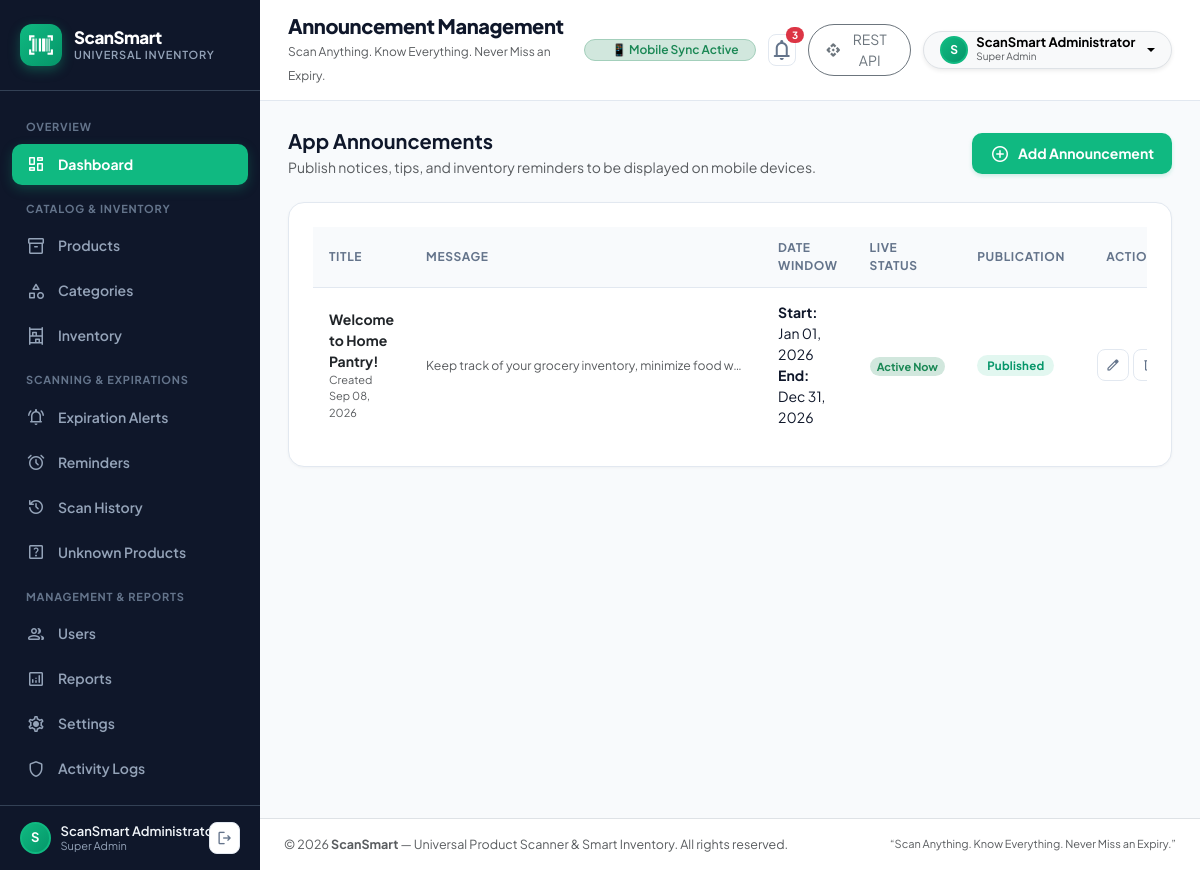
The app's page /announcements/index.php (signed in) with its own data.
### tables this page shows
CREATE TABLE IF NOT EXISTS `announcements` (
    `id` INT AUTO_INCREMENT PRIMARY KEY,
    `title` VARCHAR(200) NOT NULL,
    `message` TEXT NOT NULL,
    `image_url` VARCHAR(500) NULL,
    `status` ENUM('published', 'draft', 'archived') NOT NULL DEFAULT 'published',
    `start_date` DATE NOT NULL,
    `end_date` DATE NOT NULL,
    `created_at` TIMESTAMP DEFAULT CURRENT_TIMESTAMP,
    `updated_at` TIMESTAMP DEFAULT CURRENT_TIMESTAMP ON UPDATE CURRENT_TIMESTAMP
);

### includes/functions.php (called while the page is built, shortened)
<?php
function e(?string $value): string {
    return htmlspecialchars((string)($value ?? ''), ENT_QUOTES | ENT_SUBSTITUTE, 'UTF-8');
}
function base_url(string $path = ''): string {
    static $base = null;
    if ($base === null) {
        $scriptName = str_replace('\\', '/', $_SERVER['SCRIPT_NAME'] ?? '');
        if (preg_match('#^(.*?/admin)(?:/|$)#i', $scriptName, $matches)) {
            $base = $matches[1];
        } elseif (str_contains($scriptName, '/leftover-food/')) {
            $base = '/leftover-food/admin';
        } elseif (str_contains($scriptName, '/leftover/')) {
            $base = '/leftover/admin';
        } elseif (str_contains($scriptName, '/scansmart/')) {
            $base = '/scansmart/admin';
        } elseif (str_contains($scriptName, '/grocery_admin/')) {
            $base = '/grocery_admin';
        } elseif (str_contains($scriptName, '/backend/')) {
            $base = '/backend';
        } else {
            $base = '';
        }
    }
    $cleanPath = ltrim($path, '/');
    return $base . ($cleanPath !== '' ? '/' . $cleanPath : '');
}
function format_date(?string $dateStr, string $format = 'M d, Y'): string {
    try {
        $dt = new DateTime($dateStr);
        return $dt->format($format);
    } catch (Exception) {
        return $dateStr;
    }
}

### announcements/index.php (the view, shortened to what this page needs)
<?php
require_once __DIR__ . '/../includes/functions.php';
$db = Database::getConnection();
$stmt = $db->query('
    SELECT * FROM announcements
    ORDER BY id DESC
');
$announcements = $stmt->fetchAll();
$today = date('Y-m-d');
require_once __DIR__ . '/../includes/header.php';
?>
<div class="d-flex flex-column flex-md-row align-items-md-center justify-content-between gap-3 mb-4">
  <div>
    <h2 class="fw-bold mb-1" style="font-size: 20px;">App Announcements</h2>
    <p class="text-muted small mb-0">Publish notices, tips, and inventory reminders to be displayed on mobile devices.</p>
  </div>
  <a href="<?= base_url('announcements/create.php') ?>" class="btn btn-primary-custom align-self-start align-self-md-center">
    <span class="material-symbols-rounded fs-5">add_circle</span>
    <span>Add Announcement</span>
  </a>
</div>
<div class="card-box">
  <?php if (empty($announcements)): ?>
    <div class="empty-state py-5">
      <div class="empty-icon"><span class="material-symbols-rounded">campaign</span></div>
      <div class="empty-title">No data available.</div>
      <p class="empty-text">No announcements have been created yet. Announcements scheduled here can be fetched via API by the Flutter app.</p>
      <a href="<?= base_url('announcements/create.php') ?>" class="btn btn-primary-custom">Add First Announcement</a>
    </div>
  <?php else: ?>
    <div class="table-responsive">
      <table class="custom-table">
        <thead>
          <tr>
            <th>Title</th>
            <th>Message</th>
            <th>Date Window</th>
            <th>Live Status</th>
            <th>Publication</th>
            <th class="text-end" style="width: 120px;">Actions</th>
          </tr>
        </thead>
        <tbody>
          <?php foreach ($announcements as $a):
            $isActive = ($a['status'] === 'published' && $today >= $a['start_date'] && $today <= $a['end_date']);
            $isScheduled = ($a['status'] === 'published' && $today < $a['start_date']);
          ?>
            <tr>
              <td>
                <div class="fw-bold text-dark"><?= e($a['title']) ?></div>
                <div class="text-muted" style="font-size: 11px;">Created <?= format_date($a['created_at']) ?></div>
              </td>
              <td>
                <div class="text-muted small" style="max-width: 320px; overflow: hidden; text-overflow: ellipsis; white-space: nowrap;">
                  <?= e($a['message']) ?>
                </div>
              </td>
              <td class="small">
                <div><strong>Start:</strong> <?= format_date($a['start_date']) ?></div>
                <div><strong>End:</strong> <?= format_date($a['end_date']) ?></div>
              </td>
              <td>
                <?php if ($isActive): ?>
                  <span class="badge bg-success-subtle text-success px-2.5 py-1 rounded-pill fw-bold" style="font-size: 11px;">
                    Active Now
                  </span>
                <?php elseif ($isScheduled): ?>
                  <span class="badge bg-info-subtle text-info px-2.5 py-1 rounded-pill fw-bold" style="font-size: 11px;">
                    Scheduled
                  </span>
                <?php else: ?>
                  <span class="badge bg-secondary-subtle text-muted px-2.5 py-1 rounded-pill fw-bold" style="font-size: 11px;">
                    Expired
                  </span>
                <?php endif; ?>
              </td>
              <td>
                <span class="badge-status <?= e($a['status']) ?>">
                  <?= ucfirst(e($a['status'])) ?>
                </span>
              </td>
              <td class="text-end">
                <div class="d-inline-flex gap-1">
                  <a href="<?= base_url('announcements/edit.php?id=' . $a['id']) ?>" class="btn-action-icon" title="Edit Announcement">
                    <span class="material-symbols-rounded" style="font-size: 16px;">edit</span>
                  </a>
                  <form method="POST" action="<?= base_url('announcements/delete.php') ?>" onsubmit="return confirmDelete('Delete announcement \'<?= e(addslashes($a['title'])) ?>\'?');" class="d-inline">
                    <button type="submit" class="btn-action-icon danger" title="Delete Announcement">
                      <span class="material-symbols-rounded" style="font-size: 16px;">delete</span>
                    </button>
                  </form>
                </div>
              </td>
            </tr>
          <?php endforeach; ?>
        </tbody>
      </table>
    </div>
  <?php endif; ?>
</div>
<?php require_once __DIR__ . '/../includes/footer.php'; ?>

### assets/css/admin.css (style rules this page uses)
:root { --primary: #10B981; --primary-dark: #059669; --primary-light: #D1FAE5; --primary-subtle: rgba(16, 185, 129, 0.12); --dark-sidebar: #0F172A; --dark-sidebar-hover: #1E293B; --dark-sidebar-border: #334155; --bg-page: #F8FAFC; --bg-card: #FFFFFF; --text-main: #0F172A; --text-muted: #64748B; --border-color: #E2E8F0; --danger: #EF4444; --danger-light: #FEE2E2; --warning: #F59E0B; --warning-light: #FEF3C7; --info: #0284C7; --info-light: #E0F2FE; --font-main: 'Plus Jakarta Sans', system-ui, -apple-system, sans-serif; }
* { box-sizing: border-box; margin: 0; padding: 0; }
body { font-family: var(--font-main); background-color: var(--bg-page); color: var(--text-main); min-height: 100vh; display: flex; flex-direction: column; -webkit-font-smoothing: antialiased; }
.card-box { background-color: var(--bg-card); border: 1px solid var(--border-color); border-radius: 16px; padding: 24px; box-shadow: 0 1px 3px rgba(0, 0, 0, 0.04); margin-bottom: 24px; transition: transform 0.2s cubic-bezier(0.4, 0, 0.2, 1), box-shadow 0.2s cubic-bezier(0.4, 0, 0.2, 1), border-color 0.2s ease; }
.custom-table { width: 100%; border-collapse: separate; border-spacing: 0; }
.custom-table th { background-color: #F8FAFC; color: var(--text-muted); font-size: 12px; font-weight: 700; text-transform: uppercase; letter-spacing: 0.6px; padding: 12px 16px; border-bottom: 1px solid var(--border-color); text-align: left; }
.custom-table td { padding: 14px 16px; border-bottom: 1px solid var(--border-color); font-size: 14px; vertical-align: middle; }
.custom-table tbody tr:last-child td { border-bottom: none; }
.badge-status { display: inline-flex; align-items: center; gap: 5px; padding: 4px 10px; border-radius: 20px; font-size: 12px; font-weight: 700; }
.badge-status.active, .badge-status.published { background-color: var(--primary-subtle); color: var(--primary-dark); }
.btn-primary-custom { background-color: var(--primary); color: #FFFFFF; border: none; padding: 10px 18px; font-size: 14px; font-weight: 700; border-radius: 10px; display: inline-flex; align-items: center; gap: 8px; text-decoration: none; cursor: pointer; transition: all 0.2s ease; box-shadow: 0 2px 4px rgba(16, 185, 129, 0.2); }
.btn-action-icon { width: 32px; height: 32px; border-radius: 8px; display: inline-flex; align-items: center; justify-content: center; border: 1px solid var(--border-color); background-color: #FFFFFF; color: var(--text-muted); text-decoration: none; transition: all 0.15s ease; }
.badge-status { display: inline-flex; align-items: center; gap: 4px; padding: 4px 10px; border-radius: 9999px; font-size: 11.5px; font-weight: 700; letter-spacing: 0.2px; line-height: 1.2; }

### records on screen
announcements: title "Welcome to Home Pantry!", created_at "Sep 08, 2026", message "Keep track of your grocery inventory, minimize food w…", start_date "Jan 01, 2026", end_date "Dec 31, 2026", shows "Active Now", status "Published"

### other values on screen
substr($admin['name'] ?? 'A', 0, 1) "S"
$admin['name'] "ScanSmart…"
str_replace('_', ' ', $admin['role'] ?? 'admin') "Super Admin"
$pageTitle "Announcement Management"
$urgentCount "3"
$admin['name'] "ScanSmart Administrator"
